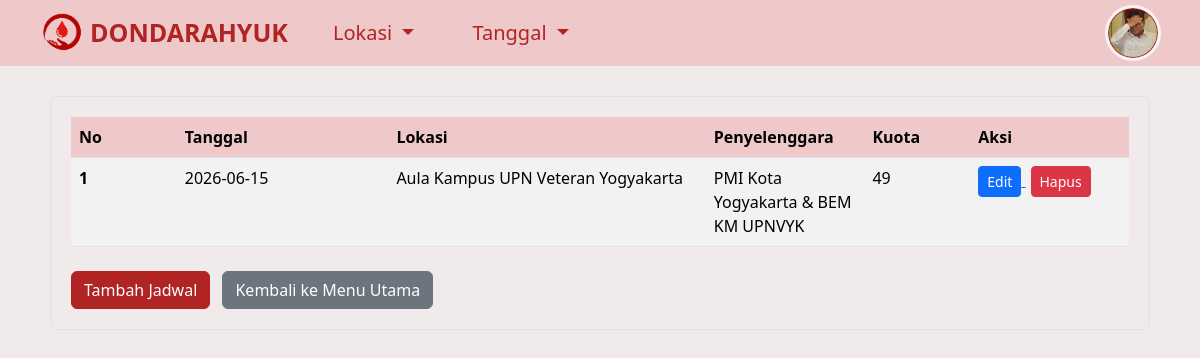
The page /admin/lokasi_menu_admin.php?lokasi=Aula Kampus UPN Veteran Yogyakarta (signed in) on the database its author committed.
### tables this page shows
CREATE TABLE `jadwal_donor` (
  `id_jadwal` int(11) NOT NULL,
  `tanggal` date NOT NULL,
  `lokasi` varchar(255) NOT NULL,
  `penyelenggara` varchar(100) NOT NULL,
  `kuota` int(11) NOT NULL,
  `created_at` timestamp NOT NULL DEFAULT current_timestamp()
);

### admin/lokasi_menu_admin.php (the view, shortened to what this page needs)
<?php
include '../connect.php';
$id_admin_global =$_SESSION['id_admin_global'];
$query_admin = mysqli_query($conn, "SELECT * FROM admin WHERE id_admin = $id_admin_global");
$data_admin = mysqli_fetch_object($query_admin);$foto_nav = (!empty($data_admin->foto_profil)) ?$data_admin->foto_profil : '../assets/profil.png';
$filter_lokasi =$_GET['lokasi'];
$jadwal =$conn->query("select * from jadwal_donor where lokasi = '$filter_lokasi'");
?>
<!DOCTYPE html>
<html lang="en">
<head>
  <link href="https://cdn.jsdelivr.net/npm/bootstrap@5.3.8/dist/css/bootstrap.min.css" rel="stylesheet">
</head>
<body style="margin: 0px; background-color: #f0eaea;">
  <nav class="navbar navbar-expand-lg" style="background-color: #efc9c9;">
    <div class="container">
      <a href="menu_admin.php" class="navbar-brand me-2">
        <img src="../assets/logo3.png" height="40" alt="Blood Logo" loading="lazy" style="margin-top: -1px;" />
      </a>
      <div class="collapse navbar-collapse" id="navbarButtonsExample">
        <ul class="navbar-nav me-auto mb-2 mb-lg-0">
          <li class="nav-item" style="align-self: center;">
            <b style="font-size: 25px; color: #b02424;">DONDARAHYUK</b>
          </li>
          <li class="nav-item" style="margin-left: 2rem;">
            <div class="dropdown">
              <button class="btn dropdown-toggle" type="button" data-bs-toggle="dropdown" aria-expanded="false" style="color: #b02424; font-size: 20px;">
                Lokasi
              </button>
            </div>
          </li>
          <li class="nav-item" style="margin-left: 2rem;">
            <div class="dropdown">
              <button class="btn dropdown-toggle" type="button" data-bs-toggle="dropdown" aria-expanded="false" style="color: #b02424; font-size: 20px;">
                Tanggal
              </button>
            </div>
          </li>
        </ul>
        <div class="d-flex align-items-center">
          <div class="dropdown">
            <img class="btn dropdown-toggle rounded-circle" type="button" data-bs-toggle="dropdown" aria-expanded="false" src="<?= htmlspecialchars($foto_nav); ?>" style="width: 50px; height: 50px; object-fit: cover; background-color: #b02424; outline: whitesmoke solid; padding: 0px;" />
          </div>
        </div>
      </div>
    </div>
  </nav>
  <div class="border rounded-3 overflow-auto" style="margin: 30px 50px; background-color: #f0eaea; padding: 20px;">
    <table class="table table-striped mb-0">
      <thead style="--bs-table-bg: #efc9c9;">
        <tr>
          <th scope="col" style="width: 10%;">No</th>
          <th scope="col" style="width: 20%;">Tanggal</th>
          <th scope="col" style="width: 30%;">Lokasi</th>
          <th scope="col" style="width: 15%;">Penyelenggara</th>
          <th scope="col" style="width: 10%;">Kuota</th>
          <th scope="col" style="width: 15%;">Aksi</th>
        </tr>
      </thead>
      <tbody>
        <?php
        $count = 1;
        while ($result = mysqli_fetch_object($jadwal)) {
        ?>
          <tr>
            <th scope="row"><?= $count ?></th>
            <td><?= $result->tanggal ?></td>
            <td><?= htmlspecialchars($result->lokasi); ?></td>
            <td><?= htmlspecialchars($result->penyelenggara); ?></td>
            <td><?= $result->kuota ?></td>
            <td>
              <a href="edit_jadwal.php?id=<?= $result->id_jadwal; ?>">
                <button class="btn btn-primary btn-sm">Edit</button>
              </a>
              <a href="hapus_jadwal.php?id=<?= $result->id_jadwal; ?>" onclick="return confirm('Apakah Anda yakin ingin menghapus jadwal ini?');">
                <button class="btn btn-danger btn-sm" style="margin-left: 5px;">Hapus</button>
              </a>
            </td>
          </tr>
        <?php
          $count++;
        }
        ?>
      </tbody>
    </table>
    <div class="mt-4">
      <a href="tambah_jadwal.php" class="btn btn-success" style="background-color: #b02424; border-color: #b02424;">Tambah Jadwal</a>
      <a href="menu_admin.php" class="btn btn-secondary ms-2">Kembali ke Menu Utama</a>
    </div>
  </div>
</body>
</html>

### rows shown on the page
jadwal_donor: tanggal "2026-06-15", lokasi "Aula Kampus UPN Veteran Yogyakarta", penyelenggara "PMI Kota Yogyakarta & BEM KM UPNVYK", kuota "49"
